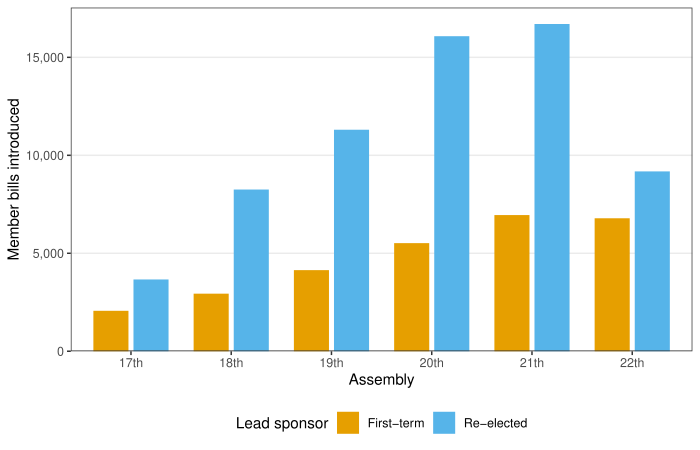

Here is the R script that generated this plot:
# fig_1.R
# Grouped bar chart: member bills introduced per Assembly (17th-22nd),
# split by first-term vs. re-elected lead sponsors.

library(arrow)
library(dplyr)
library(ggplot2)

data_dir <- Sys.getenv("KBL_DATA")
fig_path <- "articles/figures/2026-08-24_r30/fig_1.pdf"

# Okabe-Ito colorblind-safe palette (first two hues)
okabe_ito <- c("First-term" = "#E69F00", "Re-elected" = "#56B4E9")

# Member info for the 17th-22nd Assemblies
members <- read_parquet(file.path(data_dir, "member_info_17_22.parquet")) %>%
  select(mona_cd, assembly, reelection)

# Load member-sponsored bills for each Assembly and join lead sponsor info
bills <- bind_rows(lapply(17:22, function(a) {
  read_parquet(file.path(data_dir, sprintf("master_bills_%d.parquet", a))) %>%
    filter(ppsr_kind == "의원") %>%
    select(rst_mona_cd, age)
}))

plot_df <- bills %>%
  inner_join(members, by = c("rst_mona_cd" = "mona_cd", "age" = "assembly")) %>%
  filter(!is.na(reelection)) %>%
  mutate(
    sponsor_type = ifelse(reelection == "초선", "First-term", "Re-elected"),
    assembly = factor(age, levels = 17:22, labels = paste0(17:22, "th"))
  ) %>%
  count(assembly, sponsor_type, name = "n_bills")

p <- ggplot(plot_df, aes(x = assembly, y = n_bills, fill = sponsor_type)) +
  geom_col(position = position_dodge(width = 0.8), width = 0.7) +
  scale_fill_manual(values = okabe_ito, name = "Lead sponsor") +
  scale_y_continuous(labels = scales::comma, expand = expansion(mult = c(0, 0.05))) +
  labs(
    x = "Assembly",
    y = "Member bills introduced"
  ) +
  theme_bw(base_size = 11) +
  theme(
    legend.position = "bottom",
    panel.grid.major.x = element_blank(),
    panel.grid.minor = element_blank()
  )

ggsave(fig_path, plot = p, width = 7, height = 4.5)
